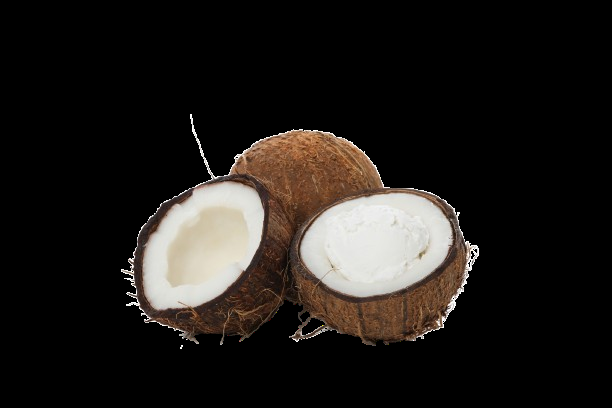
#> input picture week01/Day 06/shapes.png, 612 x 408 px
$ python contour_counter.py
#> lines starting #> are read from the running program, lines starting #| are printed output that depends on the picture; after the words box and inside, x2 and y2 are one past the last pixel; in counts of white or black regions, pixels touching at a corner belong together
import cv2
import numpy as np

def main():
    # Read the input image
    image = cv2.imread('shapes.png')
#> image is the input picture: shape (408, 612, 3); mean B, G, R 25.9, 28.8, 32.4
    if image is None:
        print("Error: Could not read the image.")
        return

    # Create a copy of the original image for drawing contours
    original = image.copy()

    # Convert the image to grayscale
    gray = cv2.cvtColor(image, cv2.COLOR_BGR2GRAY)
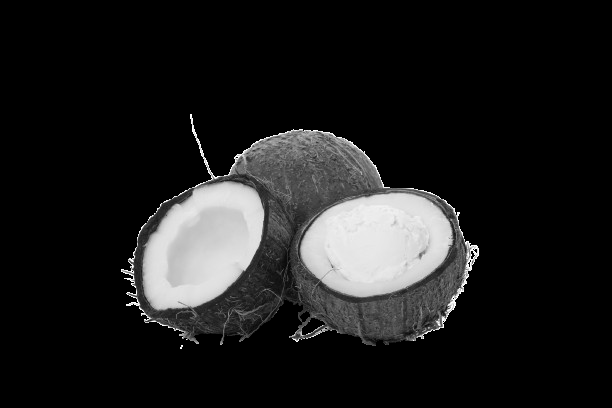
#> gray: shape (408, 612); min 0, max 255, mean 29.6

    # Apply Gaussian blur to reduce noise
    # Parameters: (image, kernel size, sigma X)
    blurred = cv2.GaussianBlur(gray, (5, 5), 0)

    # Apply Canny edge detection
    # Parameters: (image, threshold1, threshold2)
    edges = cv2.Canny(blurred, 50, 150)
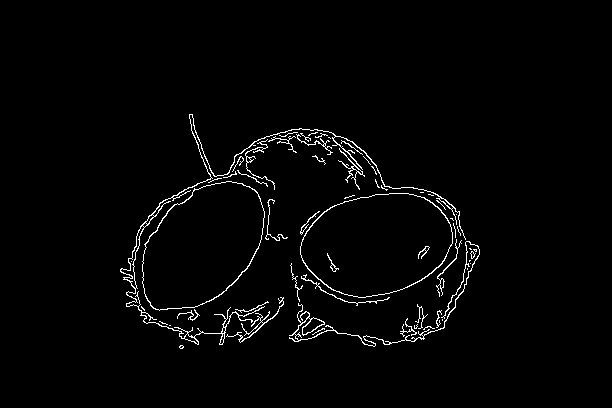
#> edges: shape (408, 612); 2% white in thin lines or dots, all inside (x1, y1, x2, y2) = (120, 114, 480, 349)

    # Find contours in the edge-detected image
    # Parameters: (image, contour retrieval mode, contour approximation method)
    contours, _ = cv2.findContours(edges, cv2.RETR_EXTERNAL, cv2.CHAIN_APPROX_SIMPLE)
#> contours = 56 contours, 46 with area under 20; largest, box (x1, y1, x2, y2) and area: (300, 193, 453, 298) 11995, (142, 181, 265, 311) 11308, (120, 114, 466, 345) 735, (289, 241, 480, 347) 329, (338, 148, 365, 190) 66

    # Draw contours on the original image
    # Parameters: (image, contours, contour index, color, thickness)
    cv2.drawContours(original, contours, -1, (0, 255, 0), 2)

    # Count the number of objects (contours)
    object_count = len(contours)
#> object_count = 56

    # Add text showing the object count
    # Parameters: (image, text, position, font, scale, color, thickness)
    cv2.putText(original, f'Objects: {object_count}', (10, 30),
                cv2.FONT_HERSHEY_SIMPLEX, 1, (0, 0, 255), 2)
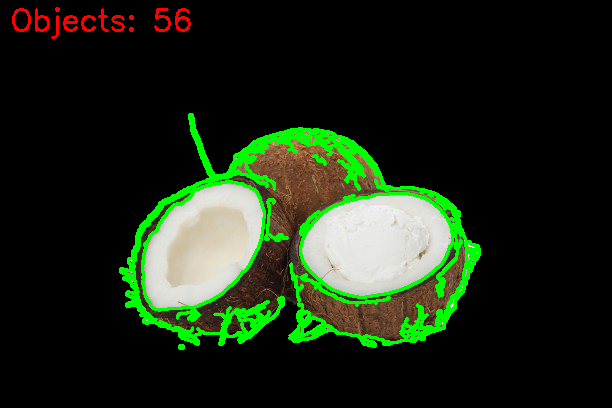
#> original: shape (408, 612, 3); mean B, G, R 21.6, 39, 27.7

    # Display the images
    cv2.imshow('Original Image', image)
    cv2.imshow('Edge Detection', edges)
    cv2.imshow('Contours', original)

    # Save the result
    cv2.imwrite('result.png', original)

    # Wait for a key press and close all windows
    cv2.waitKey(0)
    cv2.destroyAllWindows()

if __name__ == "__main__":
    main()
